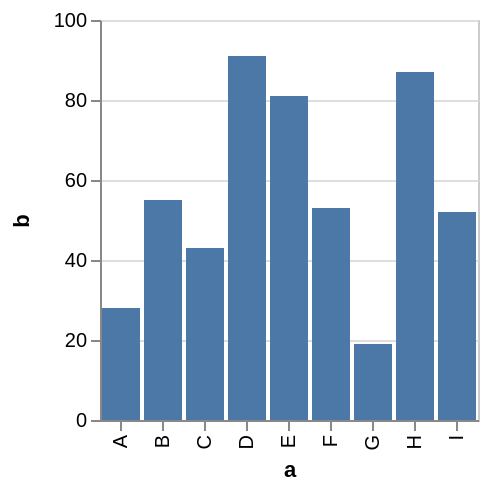

Write a Vega-Lite specification for this figure.
### Vega specification from a JSON file in a GitHub repository (floating-point values rounded to 4 significant figures)
{"$schema": "https://vega.github.io/schema/vega/v3.0.json", "description": "A simple bar chart with embedded data.", "autosize": "pad", "padding": 5, "encode": {"update": {"stroke": {"value": "#ccc"}, "fill": {"value": "transparent"}}}, "data": [{"name": "source_0", "values": [{"a": "A", "b": 28}, {"a": "B", "b": 55}, {"a": "C", "b": 43}, {"a": "D", "b": 91}, {"a": "E", "b": 81}, {"a": "F", "b": 53}, {"a": "G", "b": 19}, {"a": "H", "b": 87}, {"a": "I", "b": 52}]}, {"name": "data_0", "source": "source_0", "transform": [{"type": "formula", "expr": "toNumber(datum[\"b\"])", "as": "b"}, {"type": "filter", "expr": "datum[\"b\"] !== null && !isNaN(datum[\"b\"])"}]}], "signals": [{"name": "x_step", "value": 21}, {"name": "width", "update": "bandspace(domain('x').length, 0.1, 0.05) * x_step"}, {"name": "height", "update": "200"}], "marks": [{"name": "marks", "type": "rect", "role": "bar", "from": {"data": "data_0"}, "encode": {"update": {"x": {"scale": "x", "field": "a"}, "width": {"scale": "x", "band": true}, "y": {"scale": "y", "field": "b"}, "y2": {"scale": "y", "value": 0}, "fill": {"value": "#4c78a8"}, "tooltip": {"signal": "format(datum[\"b\"], '')"}}}}], "scales": [{"name": "x", "type": "band", "domain": {"data": "data_0", "field": "a", "sort": true}, "range": {"step": {"signal": "x_step"}}, "round": true, "paddingInner": 0.1, "paddingOuter": 0.05}, {"name": "y", "type": "linear", "domain": {"data": "data_0", "field": "b"}, "range": [{"signal": "height"}, 0], "round": true, "nice": true, "zero": true}], "axes": [{"scale": "x", "labelOverlap": true, "orient": "bottom", "title": "a", "zindex": 1, "encode": {"labels": {"update": {"angle": {"value": 270}, "align": {"value": "right"}, "baseline": {"value": "middle"}}}}}, {"scale": "y", "labelOverlap": true, "orient": "left", "tickCount": {"signal": "ceil(height/40)"}, "title": "b", "zindex": 1}, {"scale": "y", "domain": false, "grid": true, "labels": false, "maxExtent": 0, "minExtent": 0, "orient": "left", "tickCount": {"signal": "ceil(height/40)"}, "ticks": false, "zindex": 0, "gridScale": "x"}], "config": {"axis": {"domainColor": "#888", "tickColor": "#888"}, "axisY": {"minExtent": 30}}}
